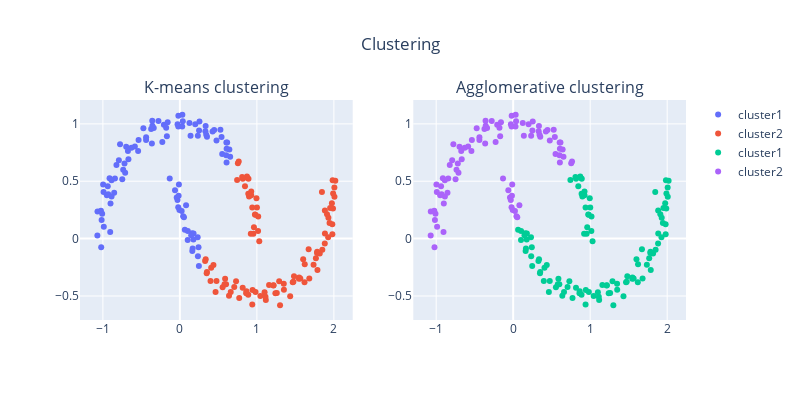

Notebook source saved alongside this figure:
### Code cell
from plotly.subplots import make_subplots
import plotly.graph_objects as go
fig=make_subplots(rows=1, cols=2,
    subplot_titles=('K-means clustering', 'Agglomerative clustering'))
fig.add_trace(go.Scatter(x=X[y_km == 0, 0], y=X[y_km == 0, 1],
    mode='markers', name='cluster1'), row=1, col=1)
fig.add_trace(go.Scatter(x=X[y_km == 1, 0], y=X[y_km == 1, 1],
    mode='markers', name='cluster2'), row=1, col=1)
fig.add_trace(go.Scatter(x=X[y_ac == 0, 0], y=X[y_ac == 0, 1],
    mode='markers', name='cluster1'), row=1, col=2)
fig.add_trace(go.Scatter(x=X[y_ac == 1, 0], y=X[y_ac == 1, 1],
    mode='markers', name='cluster2'), row=1, col=2)
fig.update_layout(height=400, width=800,
    title_text='Clustering', title_x=0.5)
fig.show()
